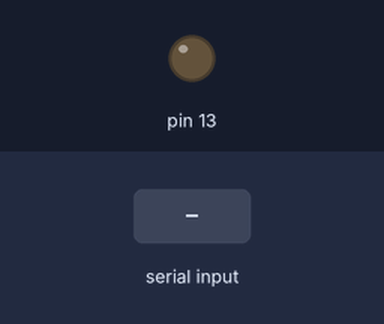
Bench run of a sketch on a simulated Arduino Mega 2560, built with avr-gcc and run on an emulated ATmega2560. Parts: output pins drawn as LEDs (lit = HIGH). The test bench sets the inputs (shaded band).

Above: at 1.2 s.
1.3 s: "A" received over the second serial link
At 1.9 s:
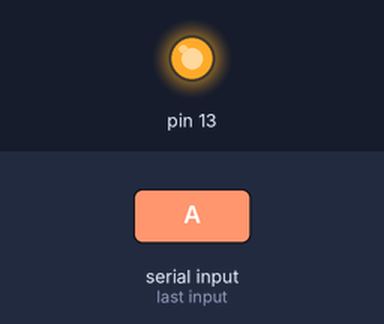
2.8 s: "B" received over the second serial link
At 3.1 s:
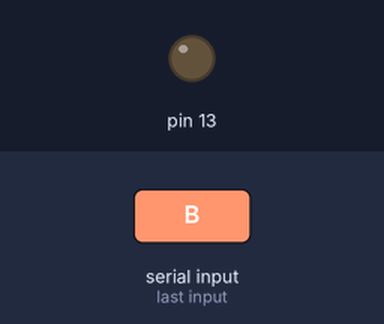
Timing chart, 0 to 5.8 s (numbered marks = the images above; inputs shaded):
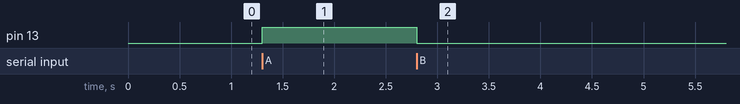

The sketch:

POC_HC-05.ino
```cpp
void setup()
{
Serial1.begin(9600);
pinMode(13, OUTPUT);
 }

void loop()
{
 if(Serial1.available()>0)
   {
      char data= Serial1.read();
      switch(data)
      {
        case 'A': digitalWrite(13, HIGH);break; // led aan
        case 'B': digitalWrite(13, LOW);break; // led uit
        default : break;
      }
      Serial1.println(data);
   }

}
```

Measured:
- after the input at 1.3 s, pin 13: LOW → HIGH at once
- after the input at 2.8 s, pin 13: HIGH → LOW at once
